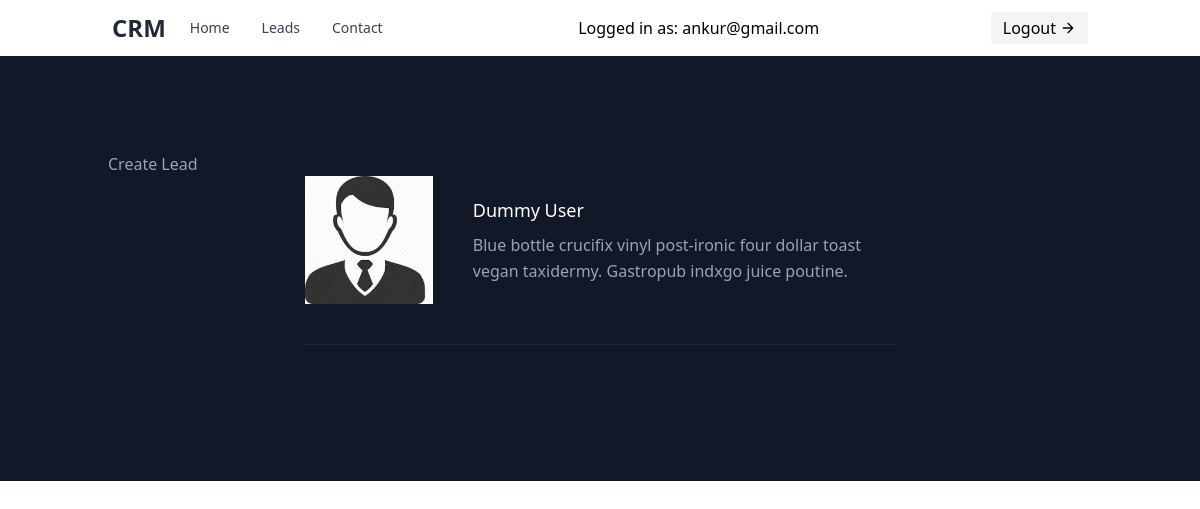
Page /all/ (signed in) on the earlier database version.
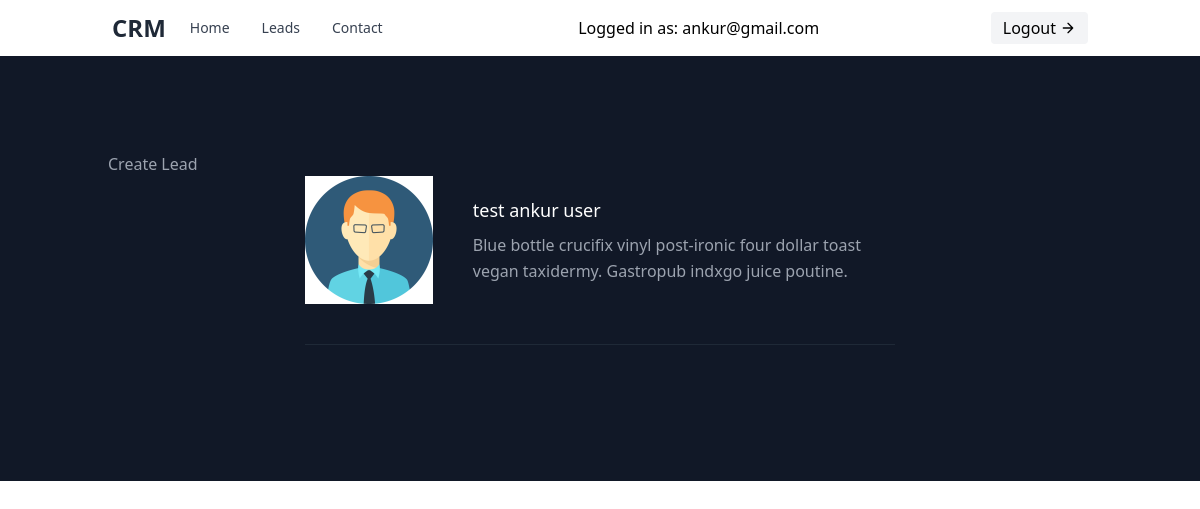
Same page on the later database version.
### leads/models.py (models this page shows, shortened)
class Lead(models.Model):
    lead_status = (
        ('Potential', 'Potential'),
        ('Prospect', 'Prospect'),
        ('Negotiation', 'Negotiation'),
        ('Converted', 'Converted'),
        ('Failed', 'Failed')
    )
    first_name = models.CharField(max_length=50)
    last_name = models.CharField(max_length=50)
    age = models.IntegerField(default=0)
    city = models.CharField(max_length=25, null=True)
    country = models.CharField(max_length=30, null=True)
    email = models.EmailField(max_length=50, null=True)
    agent = models.ForeignKey('Agent', on_delete=models.SET_NULL, null=True, blank=True)
    company = models.ForeignKey(UserProfile, on_delete=models.CASCADE, null=False)
    status = models.CharField(max_length=15, choices=lead_status, null=True)
    avatar = models.ImageField(null=True, upload_to='media')

### leads/views.py (the view)
# urls.py: path('all/', LeadList.as_view(), name="all"),
class LeadList(LoginRequiredMixin, generic.ListView):
    template_name = "leads.html"
    def get_queryset(self):
        user = self.request.user
        if user.is_company:
            queryset = Lead.objects.filter(company=user.userprofile)
        else:
            queryset = Lead.objects.filter(company=user.agent.company)
            queryset = queryset.filter(agent__user=user)
        return queryset
    context_object_name = "leads" ### It is used to change name the template will take. If changed HTML variable needs to be changed. Default name "object_list"

### templates/leads.html
{% extends 'base.html' %}
{% load static %}
{% block content %}
<section class="text-gray-400 bg-gray-900 body-font">
    <div class="container px-5 py-24 mx-auto">
       <a href="{% url 'leads:create-lead' %}">Create Lead</a>
{% for lead in leads %}
      <div class="flex items-center lg:w-3/5 mx-auto border-b pb-10 mb-10 border-gray-800 sm:flex-row flex-col">
        <div class="sm:w-32 sm:h-32 h-20 w-20 sm:mr-10 inline-flex items-center justify-center rounded-full text-indigo-400 bg-gray-800 flex-shrink-0">
            <img src="/media/{{lead.avatar}}" alt=""/>
        </div>
        <div class="flex-grow sm:text-left text-center mt-6 sm:mt-0">
            <a href="/lead/{{lead.pk}}">
                <h2 class="text-white text-lg title-font font-medium mb-2">{{lead.first_name}} {{lead.last_name}}</h2>
                <p class="leading-relaxed text-base">Blue bottle crucifix vinyl post-ironic four dollar toast vegan taxidermy. Gastropub indxgo juice poutine.</p>
            </a>
        </div>
      </div>
{% endfor %}
    </div>
</section>
{% endblock content %}

Differences in the rows shown:
removed Lead: avatar (picture), first_name "Dummy", last_name "User"
added Lead: avatar (placeholder picture), first_name "test ankur", last_name "user"
